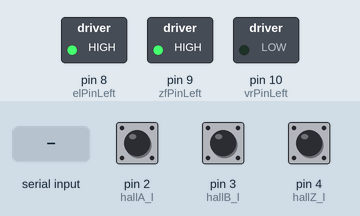
A sketch run on a simulated Arduino Uno, built with avr-gcc and run on an emulated ATmega328P. On the bench: switched loads named in the sketch (green lamp = pin HIGH). Inputs (shaded band) come from the test bench; at power-on: pin 2 (hallA_l) HIGH, pin 3 (hallB_l) HIGH, pin 4 (hallZ_l) HIGH. What the sketch prints to the serial monitor is not drawn.

Above: at 1.2 s.
1.3 s: "1\n" received over Serial
4.3 s: "k\n" received over Serial
At 5.3 s:
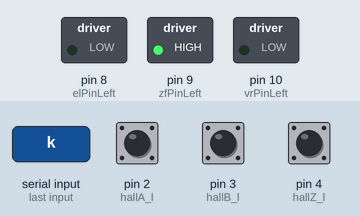
5.8 s: "90,45\n" received over Serial
At 6.6 s:
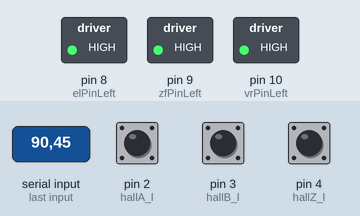
Timing chart, 0 to 8.8 s (numbered marks = the images above; inputs shaded):
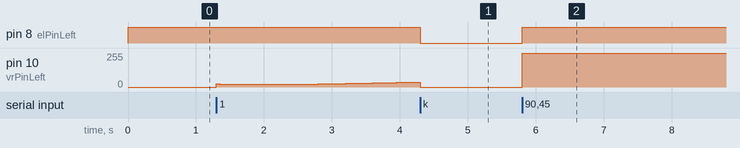

Measured:
- after the input at 4.3 s, pin 8 (elPinLeft): HIGH → LOW at once
- after the input at 5.8 s, pin 8 (elPinLeft): LOW → HIGH at once; pin 10 (vrPinLeft): 0/255 → 255/255 at once

The sketch:

speed_6_PID_Left.ino
```cpp
#include <Arduino.h>
#include "KTransFunc.h"

// Ngưỡng tốc độ PWM tối thiểu và tối đa
const int MIN_PWM = 20;
const int MAX_PWM = 255;

// Chân điều khiển động cơ
const int vrPinLeft = 10;    // Chân điều chỉnh tốc độ bánh
const int zfPinLeft = 9;     // Chân điều khiển chiều quay bánh
const int elPinLeft = 8;     // Chân bật/tắt động cơ

// Chân Hall cho bánh trái
#define hallA_l 2
#define hallB_l 3
#define hallZ_l 4

// Các biến trạng thái Hall và đếm xung cho bánh trái
//String binaryArray[6] = {"101", "100", "110", "010", "011", "001"};     //Bánh phải
String binaryArray[6] = {"001", "011", "010", "110", "100", "101"};   //Bánh trái
int stateIndex_l = -1;
int count_l = 0;
int previousCount_l = 0;
String previousState_l;

// Biến để tính vận tốc góc
const int pulsesPerRevolution = 90;            // Số xung trên mỗi vòng quay
const unsigned long interval = 50;            // Thời gian giữa các lần đọc (ms)
unsigned long previousTime = 0;

// Biến điều khiển PID cho vận tốc góc
float targetAngularVelocity = 0;              // Vận tốc góc mục tiêu
//float Kp = 8.55 , Ki = 9.55, Kd = 0.81;
float Kp = 8.55 , Ki = 9.55, Kd = 0.81;
float previousError = 0;
float integral = 0;
float integralLimit = 50;                      // Giới hạn tích phân để tránh windup

// Biến lưu giá trị tốc độ động cơ
int pwmValue = 0;
bool initialSet = false;  // Biến để xác định đã kích hoạt động cơ lần đầu

// Bộ lọc thông thấp
KTransFunc LowPassFilter;
const double DeltaT = interval / 1000.0; // Chuyển đổi ms thành giây
const int Order = 3;                      // Bậc của bộ lọc
const double CutFreq = 2;               // Tần số cắt

void setup() {
  pinMode(vrPinLeft, OUTPUT);
  pinMode(zfPinLeft, OUTPUT);
  pinMode(elPinLeft, OUTPUT);
  //digitalWrite(zfPinLeft, LOW);               // Thiết lập chiều quay ban đầu PHAI
  digitalWrite(zfPinLeft, HIGH);               // Thiết lập chiều quay ban đầu TRAI
  digitalWrite(elPinLeft, HIGH);              // Bật động cơ
  pinMode(hallA_l, INPUT_PULLUP);
  pinMode(hallB_l, INPUT_PULLUP);
  pinMode(hallZ_l, INPUT_PULLUP);
  Serial.begin(115200);
  initializeWheel(hallA_l, hallB_l, hallZ_l, previousState_l, stateIndex_l);

  // Khởi tạo bộ lọc thông thấp
  KBWLPass::Make(&LowPassFilter, DeltaT, Order, CutFreq);
}

void loop() {
  // Nhận vận tốc góc mục tiêu từ Serial
  if (Serial.available() > 0) {
    String input = Serial.readStringUntil('\n');
    input.trim();

    if (input == "k") {
      // Dừng động cơ ngay lập tức khi nhận "0"
      pwmValue = 0;
      analogWrite(vrPinLeft, pwmValue);        // Đặt PWM về 0
      digitalWrite(elPinLeft, LOW);            // Tắt động cơ
      integral = 0;                            // Đặt lại tích phân
      previousError = 0;                       // Đặt lại lỗi trước đó
      targetAngularVelocity = 0;               // Đặt vận tốc mục tiêu về 0
      initialSet = false;                      // Đặt lại trạng thái
    } else {
      targetAngularVelocity = input.toFloat();  // Đọc vận tốc góc mục tiêu từ Serial
      initialSet = true;                       // Đánh dấu rằng đã kích hoạt lần đầu
      digitalWrite(elPinLeft, HIGH);           // Bật động cơ
      if (targetAngularVelocity < 0) {
        //digitalWrite(zfPinLeft, HIGH);  // Quay ngược chiều nếu vận tốc âm
        digitalWrite(zfPinLeft, LOW);  // Quay ngược chiều nếu vận tốc âm
      } else {
        //digitalWrite(zfPinLeft, LOW);   // Quay theo chiều hiện tại
        digitalWrite(zfPinLeft, HIGH);   // Quay theo chiều hiện tại
      }
      analogWrite(vrPinLeft, pwmValue);  // Áp dụng PWM ban đầu
    }
  }

  // Cập nhật trạng thái Hall cho bánh trái
  updateWheel(hallA_l, hallB_l, hallZ_l, previousState_l, stateIndex_l, count_l);

  // Tính vận tốc góc hiện tại mỗi khoảng thời gian
  unsigned long currentTime = millis();
  if (currentTime - previousTime >= interval) {
    int deltaCount = (count_l - previousCount_l);
    float deltaTime = (currentTime - previousTime) / 1000.0; // Chuyển đổi ms thành giây
    float currentAngularVelocity = (deltaCount / (float)pulsesPerRevolution) * 2 * PI / deltaTime;

    // Áp dụng bộ lọc thông thấp cho vận tốc góc
    float filteredAngularVelocity = LowPassFilter.Work(currentAngularVelocity);

    // In giá trị
    //Serial.print("Target:");
    //Serial.println(targetAngularVelocity);

    //Serial.print("\t");

    //Serial.print("Current:");
    Serial.println(filteredAngularVelocity);

    // Nếu động cơ đang chạy, thực hiện điều khiển PID
    if (initialSet) {
      float error = targetAngularVelocity - filteredAngularVelocity;
      integral += error * deltaTime;

      // Giới hạn giá trị tích phân để tránh windup
      integral = constrain(integral, -integralLimit, integralLimit);

      float derivative = (error - previousError) / deltaTime;
      float output = Kp * error + Ki * integral + Kd * derivative;
      previousError = error;

      // Cập nhật giá trị PWM từ PID và đảm bảo trong phạm vi hợp lệ
      pwmValue = constrain(output, MIN_PWM, MAX_PWM);
      //pwmValue = constrain(MIN_PWM + abs(error) * 10, MIN_PWM, MAX_PWM);
      analogWrite(vrPinLeft, pwmValue);
    }

    // Cập nhật giá trị trạng thái trước đó
    previousCount_l = count_l;
    previousTime = currentTime;
  }
}


// Hàm khởi tạo trạng thái ban đầu cho bánh xe
void initializeWheel(int hallA, int hallB, int hallZ, String &previousState, int &stateIndex) {
  int a_state = digitalRead(hallA);
  int b_state = digitalRead(hallB);
  int z_state = digitalRead(hallZ);
  String hall_state = String(a_state) + String(b_state) + String(z_state);
  previousState = hall_state;

  for (int i = 0; i < 6; i++) {
    if (hall_state == binaryArray[i]) {
      stateIndex = i;
      break;
    }
  }
}

// Hàm cập nhật trạng thái của bánh xe dựa vào tín hiệu Hall
void updateWheel(int hallA, int hallB, int hallZ, String &previousState, int &stateIndex, int &count) {
  int a_state = digitalRead(hallA);
  int b_state = digitalRead(hallB);
  int z_state = digitalRead(hallZ);
  String hall_state = String(a_state) + String(b_state) + String(z_state);

  if (hall_state != previousState) {
    for (int i = 0; i < 6; i++) {
      if (hall_state == binaryArray[i]) {
        if (i == (stateIndex + 1) % 6) {
          count++;
          stateIndex = i;
        } else if (i == (stateIndex + 5) % 6) {
          count--;
          stateIndex = i;
        }
        break;
      }
    }
    previousState = hall_state;
  }
}
```

KTransFunc.h
```cpp
// (licence header left out)
#ifndef Headder_KTransFunc
#define Headder_KTransFunc
#include "math.h"

///////////////////////////////////////////////////////////////

class KTransFunc
{
 public:
    int N;
    int M;
  public:
    double * in ;
    double * out ;
    double * mB ; // relate to in
    double * mA ; // relate to out
  public:
    KTransFunc() :N(-1),M(-1),in(NULL),out(NULL),mB(NULL),mA(NULL) {}
    void Construct(int aN, int aM)
    {
      Destruct();
      N = aN;
      M = aM ;
      in  = new double[N+1];
      out = new double[M+1];
      mB  = new double[N+1];
      mA  = new double[M+1];
      mA[0] = 1;
      Reset();
    }
    void Destruct()
    {
      if(in !=NULL) delete [] in  ; in  = NULL ;
      if(out!=NULL) delete [] out ; out = NULL ;
      if(mB !=NULL) delete [] mB  ; mB  = NULL ;
      if(mA !=NULL) delete [] mA  ; mA  = NULL ;
      N=-1;
      M=-1;
    }
    virtual ~KTransFunc()
    {
      Destruct();
    }
    void Reset()
    {
      if((M==-1)||(N==-1)) return;
      {for(int p=0;p<=N;p++) in [p]=0;}
      {for(int p=0;p<=M;p++) out[p]=0;}
    };
    double Work(const double inValue)
      {
	//if(in == NULL) perror("Transfunc Not Allocated \n");
        {for(int p=N-1 ;p>=0 ;p--) in [p+1]=in[p];}
        {for(int p=M-1 ;p>=0 ;p--) out[p+1]=out[p];}
        in [0] = inValue;
        out[0] = 0  ;
        {for(int p=N ;p>=0 ;p--) out[0] += mB[p] * in [p] ;}
        {for(int p=M ;p>=1 ;p--) out[0] -= mA[p] * out[p] ;}
	return out[0];
      }
};
///////////////////////////////////////////////////////////////

///////////////////////////////////////////////////////////////
class KBWLPass
{
 public:
  static void Make(KTransFunc* const pTF, double aDeltaT, int Order ,double aHerz)   //  1/(s+w)
    {
      if(Order==0 || aHerz<= 0)
	{
	  pTF->Construct(0,0);
	  pTF->mB[0] = 1.;
	}
      else if(0.5 < aHerz*aDeltaT)
	{
	  pTF->Construct(0,0);
	  pTF->mB[0] = 1.;
	 // perror("[Wrn] Cutoff Freq Too Large.\n");
	}
      else if(Order==1)
	{
	  pTF->Construct(1,1);
	  double tW=2./ aDeltaT * tan( aDeltaT * PI * aHerz );
	  pTF->mB[0]= aDeltaT*tW/(2.+aDeltaT*tW);
	  pTF->mB[1]= aDeltaT*tW/(2.+aDeltaT*tW);
	  pTF->mA[0]= 1;
	  pTF->mA[1]= (-2.+aDeltaT*tW)/(2.+aDeltaT*tW);
	}
      else if(Order==2)
	{
	  double tW=2./ aDeltaT * tan( aDeltaT * PI * aHerz );
	  double tG=tW * aDeltaT /2;
	  pTF->Construct(2,2);
	  double tDenomi = 1./(1. + sqrt(2.)*tG + tG*tG );
	  pTF->mB[0] = tDenomi * tG*tG;
	  pTF->mB[1] = 2.* pTF->mB[0];
	  pTF->mB[2] =     pTF->mB[0];
	  pTF->mA[1] = tDenomi * 2.*(tG*tG-1.);
	  pTF->mA[2] = tDenomi * (tG*tG - sqrt(2.)*tG +1. );
	}
      else if(Order==3)
	{
	  double tW=2./ aDeltaT * tan( aDeltaT * PI * aHerz );
	  double tG=tW * aDeltaT /2;
	  pTF->Construct(3,3);
	  double tDenomi = 1./(1. + tG)/(1. + tG + tG * tG ) ;
	  pTF->mB[0]=tDenomi * ( tG*tG*tG )  ;
	  pTF->mB[1]= 3.* pTF->mB[0] ;
	  pTF->mB[2]= 3.* pTF->mB[0] ;
	  pTF->mB[3]=     pTF->mB[0] ;
	  pTF->mA[1]=tDenomi * ( -3. - 2.*tG + 2.*tG*tG+ 3.*tG*tG*tG ) ;
	  pTF->mA[2]=tDenomi * ( 1. + tG )*(3. - 5.*tG + 3.*tG*tG )  ;
	  pTF->mA[3]=tDenomi * ( -1. + 2.*tG - 2.*tG*tG + tG*tG*tG ) ;
	}
      else if(Order==4)
	{
	  double tW=2./ aDeltaT * tan( aDeltaT * PI * aHerz );
	  double tG=tW * aDeltaT /2;
	  pTF->Construct(4,4);
	  double tDenomi = 1./(1. + 2.*cos(PI/8)*tG + tG*tG )/(1. + 2.*cos(3.*PI/8)*tG + tG*tG) ;
	  pTF->mB[0]= tDenomi * tG*tG*tG*tG ;
	  pTF->mB[1]= pTF->mB[0]*4. ;
	  pTF->mB[2]= pTF->mB[0]*6. ;
	  pTF->mB[3]= pTF->mB[0]*4. ;
	  pTF->mB[4]= pTF->mB[0]    ;
	  pTF->mA[1]= tDenomi* 4.*(-1. + tG*tG)*(1. + (cos(PI/8) +cos(3.*PI/8)) *tG + tG*tG) ;
	  pTF->mA[2]= tDenomi* 2.*( 3. - (2.+sqrt(2.))*tG*tG + 3. *tG*tG*tG*tG) ;
	  pTF->mA[3]= tDenomi* 4.*(-1. + tG*tG)*(1. - (cos(PI/8)+cos(3*PI/8)) * tG  + tG*tG)   ;
	  pTF->mA[4]= tDenomi* (1. - 2.*cos(PI/8)*tG + tG*tG) * (1. - 2.*tG*cos(3.*PI/8) + tG*tG)  ;
	}
      else
	{
	  pTF->Construct(0,0);
	  pTF->mB[0] = 1.;
	  printf("not implemented yet");
	}
      pTF->Reset();
    }
};
///////////////////////////////////////////////////////////////

///////////////////////////////////////////////////////////////
class KBWHPass
{
 public:
  static void Make(KTransFunc* const pTF, double aDeltaT, int Order ,double aHerz)   //  s/(s+w)
    {
      if(Order==0 || aHerz<= 0)
	{
	  pTF->Construct(0,0);
	  pTF->mB[0] = 1.;
	}
      else if(0.5 < aHerz*aDeltaT)
	{
	  pTF->Construct(0,0);
	  pTF->mB[0] = 1.;
	  perror("[Wrn] Cutoff Freq Too Large.\n");
	}
      else if(Order==1)
	{
	  pTF->Construct(1,1);
	  double tW=2./ aDeltaT * tan( aDeltaT * PI * aHerz );
	  pTF->mB[0]= 2./(2.+aDeltaT*tW);
	  pTF->mB[1]= -2./(2.+aDeltaT*tW);
	  pTF->mA[0]= 1;
	  pTF->mA[1]= (-2.+aDeltaT*tW)/(2.+aDeltaT*tW);
	}
      else
	{
	  pTF->Construct(0,0);
	  pTF->mB[0] = 1.;
	  printf("not implemented yet");
	}
      pTF->Reset();
    }
};
#endif
```
